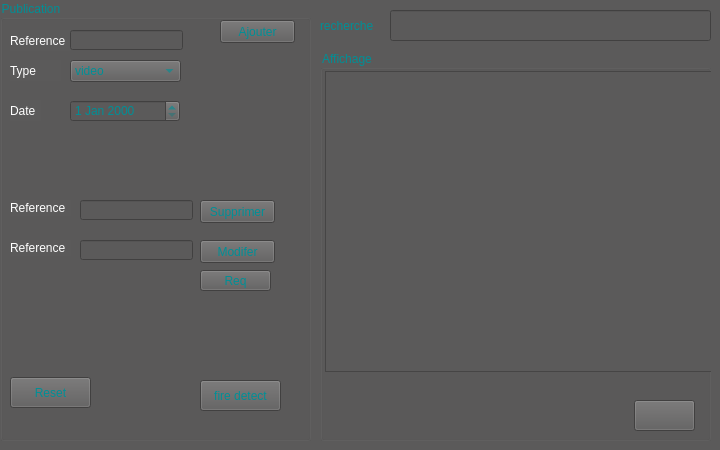
            <widget class="QWidget" name="page_home_3">
             <property name="styleSheet">
              <string notr="true">background:rgb(91,90,90);</string>
             </property>
             <widget class="QGroupBox" name="groupBox_3">
              <property name="geometry">
               <rect>
                <x>0</x>
                <y>0</y>
                <width>311</width>
                <height>441</height>
               </rect>
              </property>
              <property name="styleSheet">
               <string notr="true">color: rgb(0, 143, 150);
</string>
              </property>
              <property name="title">
               <string>Publication</string>
              </property>
              <widget class="QDateEdit" name="dateEdit">
               <property name="geometry">
                <rect>
                 <x>70</x>
                 <y>100</y>
                 <width>110</width>
                 <height>22</height>
                </rect>
               </property>
              </widget>
              <widget class="QLabel" name="label">
               <property name="geometry">
                <rect>
                 <x>10</x>
                 <y>30</y>
                 <width>61</width>
                 <height>21</height>
                </rect>
               </property>
               <property name="styleSheet">
                <string notr="true">color: rgb(255, 255, 255);

</string>
               </property>
               <property name="text">
                <string>Reference</string>
               </property>
              </widget>
              <widget class="QLabel" name="label_2">
               <property name="geometry">
                <rect>
                 <x>10</x>
                 <y>60</y>
                 <width>51</width>
                 <height>21</height>
                </rect>
               </property>
               <property name="styleSheet">
                <string notr="true">color: rgb(255, 255, 255);</string>
               </property>
               <property name="text">
                <string>Type</string>
               </property>
              </widget>
              <widget class="QLabel" name="label_3">
               <property name="geometry">
                <rect>
                 <x>10</x>
                 <y>100</y>
                 <width>31</width>
                 <height>21</height>
                </rect>
               </property>
               <property name="styleSheet">
                <string notr="true">color: rgb(255, 255, 255);</string>
               </property>
               <property name="text">
                <string>Date</string>
               </property>
              </widget>
              <widget class="QComboBox" name="comboBox">
               <property name="geometry">
                <rect>
                 <x>70</x>
                 <y>60</y>
                 <width>111</width>
                 <height>22</height>
                </rect>
               </property>
               <item>
                <property name="text">
                 <string>video</string>
                </property>
               </item>
               <item>
                <property name="text">
                 <string>statue</string>
                </property>
               </item>
               <item>
                <property name="text">
                 <string>article</string>
                </property>
               </item>
               <item>
                <property name="text">
                 <string>image</string>
                </property>
               </item>
              </widget>
              <widget class="QPushButton" name="pushButton">
               <property name="geometry">
                <rect>
                 <x>220</x>
                 <y>20</y>
                 <width>75</width>
                 <height>23</height>
                </rect>
               </property>
               <property name="text">
                <string>Ajouter</string>
               </property>
              </widget>
              <widget class="QPushButton" name="pushButton_2">
               <property name="geometry">
                <rect>
                 <x>200</x>
                 <y>240</y>
                 <width>75</width>
                 <height>23</height>
                </rect>
               </property>
               <property name="text">
                <string>Modifer</string>
               </property>
              </widget>
              <widget class="QPushButton" name="pushButton_3">
               <property name="geometry">
                <rect>
                 <x>200</x>
                 <y>200</y>
                 <width>75</width>
                 <height>23</height>
                </rect>
               </property>
               <property name="text">
                <string>Supprimer</string>
               </property>
              </widget>
              <widget class="QLineEdit" name="lineEdit">
               <property name="geometry">
                <rect>
                 <x>80</x>
                 <y>200</y>
                 <width>113</width>
                 <height>20</height>
                </rect>
               </property>
              </widget>
              <widget class="QLabel" name="label_4">
               <property name="geometry">
                <rect>
                 <x>10</x>
                 <y>200</y>
                 <width>61</width>
                 <height>16</height>
                </rect>
               </property>
               <property name="styleSheet">
                <string notr="true">color: rgb(255, 255, 255);</string>
               </property>
               <property name="text">
                <string>Reference</string>
               </property>
              </widget>
              <widget class="QLineEdit" name="lineEdit_2">
               <property name="geometry">
                <rect>
                 <x>80</x>
                 <y>240</y>
                 <width>113</width>
                 <height>20</height>
                </rect>
               </property>
              </widget>
              <widget class="QLabel" name="label_5">
               <property name="geometry">
                <rect>
                 <x>10</x>
                 <y>240</y>
                 <width>61</width>
                 <height>16</height>
                </rect>
               </property>
               <property name="styleSheet">
                <string notr="true">color: rgb(255, 255, 255);</string>
               </property>
               <property name="text">
                <string>Reference</string>
               </property>
              </widget>
              <widget class="QLineEdit" name="lineEdit_3">
               <property name="geometry">
                <rect>
                 <x>70</x>
                 <y>30</y>
                 <width>113</width>
                 <height>20</height>
                </rect>
               </property>
              </widget>
              <widget class="QPushButton" name="pushButton_4">
               <property name="geometry">
                <rect>
                 <x>10</x>
                 <y>377</y>
                 <width>81</width>
                 <height>31</height>
                </rect>
               </property>
               <property name="text">
                <string>Reset</string>
               </property>
              </widget>
              <widget class="QPushButton" name="pushButton_5">
               <property name="geometry">
                <rect>
                 <x>200</x>
                 <y>270</y>
                 <width>71</width>
                 <height>21</height>
                </rect>
               </property>
               <property name="text">
                <string>Req</string>
               </property>
              </widget>
              <widget class="QPushButton" name="pushButton_6">
               <property name="geometry">
                <rect>
                 <x>200</x>
                 <y>380</y>
                 <width>81</width>
                 <height>31</height>
                </rect>
               </property>
               <property name="text">
                <string>fire detect</string>
               </property>
              </widget>
             </widget>
             <widget class="QGroupBox" name="groupBox">
              <property name="geometry">
               <rect>
                <x>320</x>
                <y>50</y>
                <width>391</width>
                <height>391</height>
               </rect>
              </property>
              <property name="styleSheet">
               <string notr="true">color: rgb(0, 143, 150);
</string>
              </property>
              <property name="title">
               <string>Affichage</string>
              </property>
              <widget class="QTableView" name="tableView">
               <property name="geometry">
                <rect>
                 <x>5</x>
                 <y>21</y>
                 <width>391</width>
                 <height>301</height>
                </rect>
               </property>
              </widget>
              <widget class="QPushButton" name="bn_android_7">
               <property name="geometry">
                <rect>
                 <x>10</x>
                 <y>330</y>
                 <width>80</width>
                 <height>55</height>
                </rect>
               </property>
               <property name="minimumSize">
                <size>
                 <width>80</width>
                 <height>55</height>
                </size>
               </property>
               <property name="maximumSize">
                <size>
                 <width>160</width>
                 <height>55</height>
                </size>
               </property>
               <property name="toolTip">
                <string>Android</string>
               </property>
               <property name="styleSheet">
                <string notr="true">QPushButton {
	border: none;
	background-color: rgba(0,0,0,0);
}
QPushButton:hover {
	background-color: rgb(91,90,90);
}
QPushButton:pressed {	
	background-color: rgba(0,178,178);
}</string>
               </property>
               <property name="text">
                <string/>
               </property>
               <property name="icon">
                <iconset>
                 <normaloff>Icon/printer-3-32 - Copie.ico</normaloff>Icon/printer-3-32 - Copie.ico</iconset>
               </property>
               <property name="iconSize">
                <size>
                 <width>40</width>
                 <height>35</height>
                </size>
               </property>
               <property name="flat">
                <bool>true</bool>
               </property>
              </widget>
              <widget class="QPushButton" name="noti">
               <property name="geometry">
                <rect>
                 <x>314</x>
                 <y>350</y>
                 <width>61</width>
                 <height>31</height>
                </rect>
               </property>
               <property name="text">
                <string/>
               </property>
               <property name="icon">
                <iconset>
                 <normaloff>Icon/pngtree-vector-notification-icon-png-image_927192-removebg-preview.png</normaloff>Icon/pngtree-vector-notification-icon-png-image_927192-removebg-preview.png</iconset>
               </property>
               <property name="iconSize">
                <size>
                 <width>30</width>
                 <height>40</height>
                </size>
               </property>
              </widget>
             </widget>
             <widget class="QLineEdit" name="rech">
              <property name="geometry">
               <rect>
                <x>390</x>
                <y>10</y>
                <width>321</width>
                <height>31</height>
               </rect>
              </property>
             </widget>
             <widget class="QLabel" name="label_6">
              <property name="geometry">
               <rect>
                <x>320</x>
                <y>10</y>
                <width>61</width>
                <height>31</height>
               </rect>
              </property>
              <property name="styleSheet">
               <string notr="true">color: rgb(0, 143, 150);
</string>
              </property>
              <property name="text">
               <string>recherche</string>
              </property>
             </widget>
            </widget>
